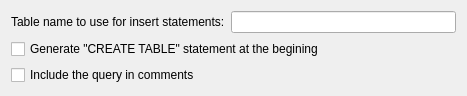
<?xml version="1.0" encoding="UTF-8"?>
<ui version="4.0">
 <class>sqlExportQueryConfig</class>
 <widget class="QWidget" name="sqlExportQueryConfig">
  <property name="geometry">
   <rect>
    <x>0</x>
    <y>0</y>
    <width>467</width>
    <height>88</height>
   </rect>
  </property>
  <property name="windowTitle">
   <string>Form</string>
  </property>
  <layout class="QGridLayout" name="gridLayout">
   <item row="0" column="0">
    <widget class="QLabel" name="tableLabel">
     <property name="text">
      <string>Table name to use for insert statements:</string>
     </property>
    </widget>
   </item>
   <item row="0" column="1">
    <widget class="QLineEdit" name="tableEdit">
     <property name="statusTip">
      <string>SqlExport.QueryTable</string>
     </property>
    </widget>
   </item>
   <item row="1" column="0" colspan="2">
    <widget class="QCheckBox" name="createTableCheck">
     <property name="statusTip">
      <string>SqlExport.GenerateCreateTable</string>
     </property>
     <property name="text">
      <string>Generate &quot;CREATE TABLE&quot; statement at the begining</string>
     </property>
    </widget>
   </item>
   <item row="2" column="0" colspan="2">
    <widget class="QCheckBox" name="checkBox">
     <property name="text">
      <string>Include the query in comments</string>
     </property>
    </widget>
   </item>
  </layout>
 </widget>
 <resources/>
 <connections/>
</ui>
